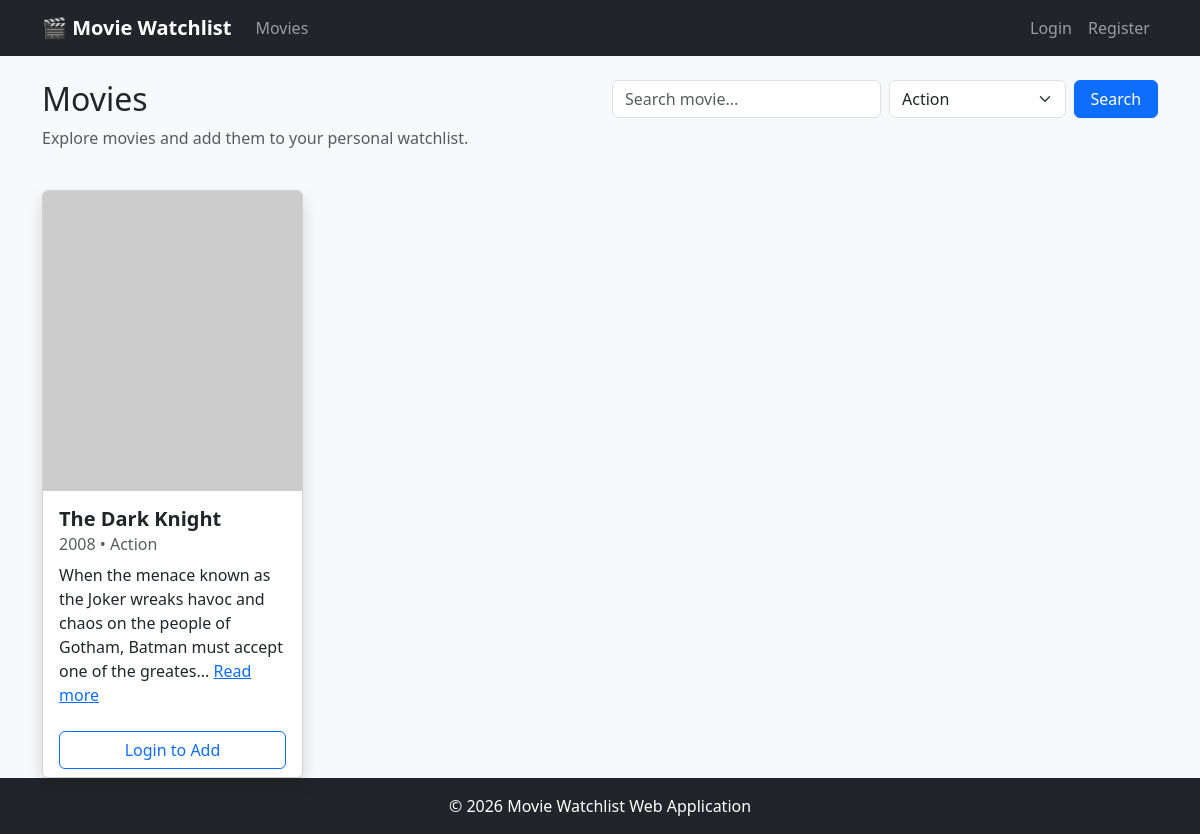
/movies.php?genre=Action, run on the app's committed database.
### tables this page shows
CREATE TABLE IF NOT EXISTS movies (
    movie_id INT AUTO_INCREMENT PRIMARY KEY,
    title VARCHAR(255) NOT NULL,
    description TEXT,
    genre VARCHAR(100),
    release_year INT,
    poster_url VARCHAR(255)
);

### movies.php (the view, shortened to what this page needs)
<?php
require_once 'config/database.php';
include 'includes/header.php';
$search = $_GET['search'] ?? '';
$genre_filter = $_GET['genre'] ?? '';
$sql = "SELECT * FROM movies WHERE 1=1";
if (!empty($genre_filter)) {
    $sql .= " AND genre LIKE ?";
}
$sql .= " ORDER BY release_year DESC";
$stmt = $conn->prepare($sql);
if (!empty($search) && !empty($genre_filter)) {
    $search_param = "%$search%";
    $genre_param = "%$genre_filter%";
    $stmt->bind_param("ss", $search_param, $genre_param);
} elseif (!empty($search)) {
    $search_param = "%$search%";
    $stmt->bind_param("s", $search_param);
} elseif (!empty($genre_filter)) {
    $genre_param = "%$genre_filter%";
    $stmt->bind_param("s", $genre_param);
}
$stmt->execute();
$result = $stmt->get_result();
$genres = [];
$genre_query = $conn->query("SELECT genre FROM movies WHERE genre IS NOT NULL");
while ($row = $genre_query->fetch_assoc()) {
    $split_genres = explode(',', $row['genre']);
    foreach ($split_genres as $g) {
        $g = trim($g);
        if (!in_array($g, $genres)) {
            $genres[] = $g;
        }
    }
}
sort($genres);
$user_watchlist = [];
?>
<div class="row mb-4">
<div class="col-md-6">
<h2>Movies</h2>
<p class="text-muted">Explore movies and add them to your personal watchlist.</p>
</div>
<div class="col-md-6">
<form method="GET" class="row g-2">
<div class="col-md-6">
<input type="text"
name="search"
class="form-control"
placeholder="Search movie..."
value="<?php echo htmlspecialchars($search); ?>">
</div>
<div class="col-md-4">
<select name="genre" class="form-select">
<?php foreach ($genres as $g): ?>
<option value="<?php echo $g; ?>"
<?php if ($genre_filter == $g) echo 'selected'; ?>>
<?php echo $g; ?>
</option>
<?php endforeach; ?>
</select>
</div>
<div class="col-md-2">
<button class="btn btn-primary w-100">Search</button>
</div>
</form>
</div>
</div>
<div class="row row-cols-1 row-cols-md-3 row-cols-lg-4 g-4">
<?php if ($result->num_rows > 0): ?>
<?php while($movie = $result->fetch_assoc()): ?>
<div class="col">
<div class="card h-100 shadow movie-card">
<img src="<?php echo htmlspecialchars($movie['poster_url']); ?>"
class="card-img-top"
alt="<?php echo htmlspecialchars($movie['title']); ?>"
onerror="this.src='https://via.placeholder.com/400x600?text=No+Poster'">
<div class="card-body d-flex flex-column">
<h5 class="card-title">
<?php echo htmlspecialchars($movie['title']); ?>
</h5>
<h6 class="card-subtitle mb-2 text-muted">
<?php echo $movie['release_year']; ?>
<?php if ($movie['genre']): ?>
 • <?php echo htmlspecialchars($movie['genre']); ?>
<?php endif; ?>
</h6>
<p class="card-text">
<span class="short-text">
<?php echo htmlspecialchars(substr($movie['description'],0,120)); ?>...
</span>
<a href="#" class="read-more text-primary">Read more</a>
</p>
</div>
<div class="card-footer bg-white border-top-0 d-grid">
<?php if (isset($_SESSION['user_id'])): ?>
<?php if (in_array($movie['movie_id'], $user_watchlist)): ?>
<button class="btn btn-secondary disabled">
In Watchlist
</button>
<?php else: ?>
<form action="add_to_watchlist.php" method="POST">
<input type="hidden"
name="movie_id"
value="<?php echo $movie['movie_id']; ?>">
<button type="submit"
class="btn btn-primary w-100">
Add to Watchlist
</button>
</form>
<?php endif; ?>
<?php else: ?>
<a href="login.php"
class="btn btn-outline-primary">
Login to Add
</a>
<?php endif; ?>
</div>
</div>
</div>
<?php endwhile; ?>
<?php endif; ?>
</div>
<?php include 'includes/footer.php'; ?>

### assets/css/style.css (style rules this page uses)
body { min-height: 100vh; display: flex; flex-direction: column; }
.movie-card img { height: 400px; object-fit: cover; transition: transform 0.3s; }
.card-title { font-size: 1.25rem; font-weight: 700; }

### includes/header.php (style rules this page uses)
body { background-color: #f8f9fa; }
.movie-card { height: 100%; }
.movie-card img { height: 300px; object-fit: cover; }

### data on the page
movies: title "The Dark Knight", release_year "2008", genre "Action", description "When the menace known as the Joker wreaks havoc and chaos on the people of Gotham, Batman must accept one of the greates"

### other printed values
form field genre "Action"
